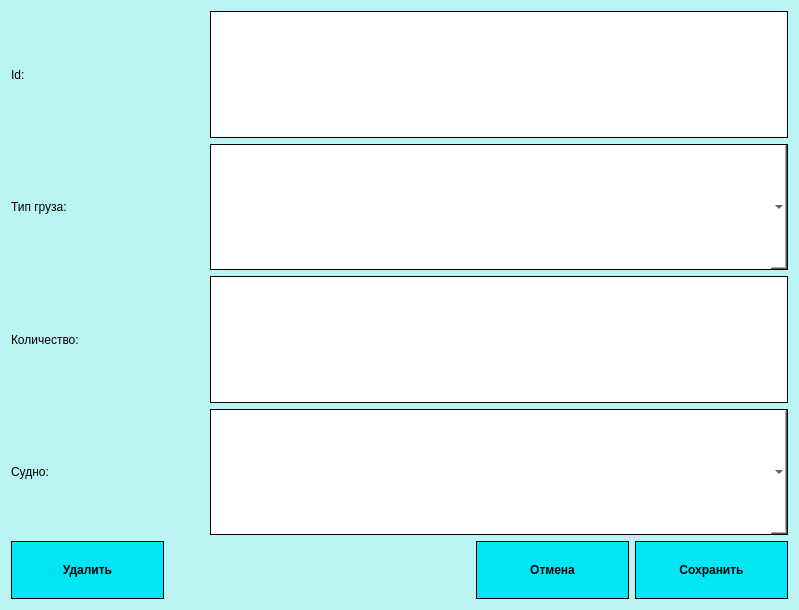
<?xml version="1.0" encoding="UTF-8"?>
<ui version="4.0">
 <class>CAPASITY_SHIPS_Dialog</class>
 <widget class="QDialog" name="CAPASITY_SHIPS_Dialog">
  <property name="geometry">
   <rect>
    <x>0</x>
    <y>0</y>
    <width>799</width>
    <height>610</height>
   </rect>
  </property>
  <property name="windowTitle">
   <string>Dialog</string>
  </property>
  <property name="styleSheet">
   <string notr="true">QDialog#CAPASITY_SHIPS_Dialog {
	background-color: rgb(187, 245, 243);
}</string>
  </property>
  <layout class="QGridLayout" name="gridLayout" rowstretch="90,10">
   <item row="0" column="0">
    <layout class="QVBoxLayout" name="verticalLayout">
     <item>
      <layout class="QHBoxLayout" name="horizontalLayout_2" stretch="25,75">
       <item>
        <widget class="QLabel" name="label">
         <property name="text">
          <string>Id:</string>
         </property>
        </widget>
       </item>
       <item>
        <widget class="QLineEdit" name="lineEdit">
         <property name="sizePolicy">
          <sizepolicy hsizetype="Expanding" vsizetype="Ignored">
           <horstretch>0</horstretch>
           <verstretch>0</verstretch>
          </sizepolicy>
         </property>
         <property name="styleSheet">
          <string notr="true">QLineEdit {
border: 1px solid #000000;
}</string>
         </property>
        </widget>
       </item>
      </layout>
     </item>
     <item>
      <layout class="QHBoxLayout" name="horizontalLayout_3" stretch="25,75">
       <item>
        <widget class="QLabel" name="label_2">
         <property name="text">
          <string>Тип груза:</string>
         </property>
        </widget>
       </item>
       <item>
        <widget class="QComboBox" name="comboBox">
         <property name="sizePolicy">
          <sizepolicy hsizetype="Preferred" vsizetype="Ignored">
           <horstretch>0</horstretch>
           <verstretch>0</verstretch>
          </sizepolicy>
         </property>
         <property name="styleSheet">
          <string notr="true">
QComboBox::drop-down {
    subcontrol-origin: padding;
    subcontrol-position: top right;
     width: 10px;
	background-color:  rgb(0, 230, 245);
    image: url(:/new/prefix1/1.png);
    padding-left: 7px;
	padding-right: 7px;

    border-left-width: 1px;
    border-left-color: black;
    border-left-style: solid;  
 }
QComboBox {
background-color: rgb(255, 255, 255);
border: 1px solid black;
}
QComboBox QAbstractItemView {
    background-color: rgb(255, 255, 255);
 }</string>
         </property>
        </widget>
       </item>
      </layout>
     </item>
     <item>
      <layout class="QHBoxLayout" name="horizontalLayout_4" stretch="25,75">
       <item>
        <widget class="QLabel" name="label_3">
         <property name="text">
          <string>Количество:</string>
         </property>
        </widget>
       </item>
       <item>
        <widget class="QLineEdit" name="lineEdit_2">
         <property name="sizePolicy">
          <sizepolicy hsizetype="Expanding" vsizetype="Ignored">
           <horstretch>0</horstretch>
           <verstretch>0</verstretch>
          </sizepolicy>
         </property>
         <property name="styleSheet">
          <string notr="true">QLineEdit {
border: 1px solid #000000;
}</string>
         </property>
        </widget>
       </item>
      </layout>
     </item>
     <item>
      <layout class="QHBoxLayout" name="horizontalLayout_5" stretch="25,75">
       <item>
        <widget class="QLabel" name="label_4">
         <property name="text">
          <string>Судно:</string>
         </property>
        </widget>
       </item>
       <item>
        <widget class="QComboBox" name="comboBox_2">
         <property name="sizePolicy">
          <sizepolicy hsizetype="Preferred" vsizetype="Ignored">
           <horstretch>0</horstretch>
           <verstretch>0</verstretch>
          </sizepolicy>
         </property>
         <property name="styleSheet">
          <string notr="true">
QComboBox::drop-down {
    subcontrol-origin: padding;
    subcontrol-position: top right;
     width: 10px;
	background-color:  rgb(0, 230, 245);
    image: url(:/new/prefix1/1.png);
    padding-left: 7px;
	padding-right: 7px;

    border-left-width: 1px;
    border-left-color: black;
    border-left-style: solid;  
 }
QComboBox {
background-color: rgb(255, 255, 255);
border: 1px solid black;
}
QComboBox QAbstractItemView {
    background-color: rgb(255, 255, 255);
 }</string>
         </property>
        </widget>
       </item>
      </layout>
     </item>
    </layout>
   </item>
   <item row="1" column="0">
    <layout class="QHBoxLayout" name="horizontalLayout" stretch="20,40,20,20">
     <item>
      <widget class="QPushButton" name="pushButton_3">
       <property name="sizePolicy">
        <sizepolicy hsizetype="Minimum" vsizetype="Ignored">
         <horstretch>0</horstretch>
         <verstretch>0</verstretch>
        </sizepolicy>
       </property>
       <property name="styleSheet">
        <string notr="true">QPushButton {
background-color: rgb(0, 230, 245);
font:bold;
border: 1px solid #000000;
}
QPushButton::hover {
	background-color: rgb(0, 243, 255);
}
QPushButton::pressed {
	border: 3px solid #000000;
}</string>
       </property>
       <property name="text">
        <string>Удалить</string>
       </property>
       <property name="autoDefault">
        <bool>false</bool>
       </property>
      </widget>
     </item>
     <item>
      <spacer name="horizontalSpacer">
       <property name="orientation">
        <enum>Qt::Horizontal</enum>
       </property>
       <property name="sizeHint" stdset="0">
        <size>
         <width>40</width>
         <height>20</height>
        </size>
       </property>
      </spacer>
     </item>
     <item>
      <widget class="QPushButton" name="pushButton">
       <property name="sizePolicy">
        <sizepolicy hsizetype="Minimum" vsizetype="Ignored">
         <horstretch>0</horstretch>
         <verstretch>0</verstretch>
        </sizepolicy>
       </property>
       <property name="styleSheet">
        <string notr="true">QPushButton {
background-color: rgb(0, 230, 245);
font:bold;
border: 1px solid #000000;
}
QPushButton::hover {
	background-color: rgb(0, 243, 255);
}
QPushButton::pressed {
	border: 3px solid #000000;
}</string>
       </property>
       <property name="text">
        <string>Отмена</string>
       </property>
      </widget>
     </item>
     <item>
      <widget class="QPushButton" name="pushButton_2">
       <property name="sizePolicy">
        <sizepolicy hsizetype="Minimum" vsizetype="Ignored">
         <horstretch>0</horstretch>
         <verstretch>0</verstretch>
        </sizepolicy>
       </property>
       <property name="styleSheet">
        <string notr="true">QPushButton {
background-color: rgb(0, 230, 245);
font:bold;
border: 1px solid #000000;
}
QPushButton::hover {
	background-color: rgb(0, 243, 255);
}
QPushButton::pressed {
	border: 3px solid #000000;
}</string>
       </property>
       <property name="text">
        <string>Сохранить</string>
       </property>
       <property name="autoDefault">
        <bool>false</bool>
       </property>
      </widget>
     </item>
    </layout>
   </item>
  </layout>
 </widget>
 <resources/>
 <connections/>
</ui>
